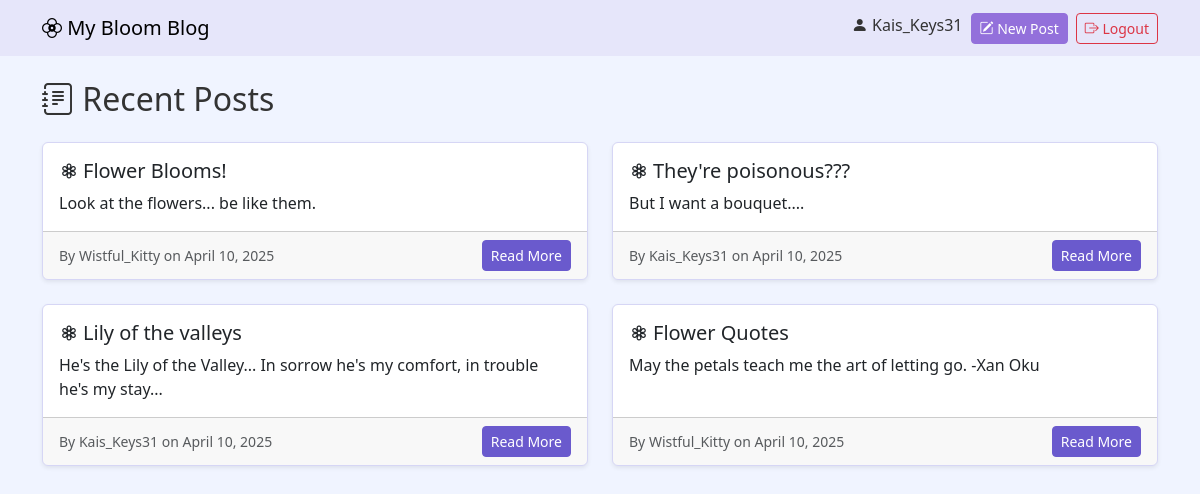
Screenshot of / (signed in) with the database file from the repository.
### blog/models.py (models this page shows, shortened)
class Post(models.Model):
    title = models.CharField(max_length=200)
    content = models.TextField()
    author = models.ForeignKey(User, on_delete=models.CASCADE)
    created_at = models.DateTimeField(auto_now_add=True)
    updated_at = models.DateTimeField(auto_now=True)
    image = models.ImageField(upload_to='post_images/', null=True, blank=True)

### blog/views.py (the view)
# urls.py: 2. Add a URL to urlpatterns:  path('', views.home, name='home')
def home(request):
    posts = Post.objects.all().order_by('-created_at')
    return render(request, 'blog/home.html', {'posts': posts})

### blog/templates/blog/home.html (shortened to what this page needs)
{% extends 'blog/base.html' %}
{% block content %}
<h2 class="mb-4"><i class="bi bi-journal-text"></i> Recent Posts</h2>
<div class="row">
    {% for post in posts %}
        <div class="col-md-6 mb-4">
            <div class="card shadow-sm h-100">
                <div class="card-body">
                    <h5 class="card-title"><i class="bi bi-flower3 me-1"></i>{{ post.title }}</h5>
                    <p class="card-text">{{ post.content|truncatewords:30 }}</p>
                </div>
                <div class="card-footer text-muted d-flex justify-content-between align-items-center">
                    <small>By {{ post.author.username }} on {{ post.created_at|date:"F j, Y" }}</small>
                    <a href="{% url 'post_detail' post.id %}" class="btn btn-sm btn-primary">Read More</a>
                </div>
            </div>
        </div>
    {% empty %}
        <p>No posts available.</p>
    {% endfor %}
</div>
{% endblock %}

### blog/templates/blog/base.html (shortened to what this page needs)
<!DOCTYPE html>
<html lang="en">
<head>
    <link href="https://cdn.jsdelivr.net/npm/bootstrap@5.3.0/dist/css/bootstrap.min.css" rel="stylesheet">
    <link href="https://cdn.jsdelivr.net/npm/bootstrap-icons@1.10.3/font/bootstrap-icons.css" rel="stylesheet">
</head>
<body>
<nav class="navbar navbar-expand-lg mb-4">
    <div class="container">
        <a class="navbar-brand" href="{% url 'home' %}">
            <i class="bi bi-flower2"></i> My Bloom Blog
        </a>
        <div class="d-flex">
            {% if user.is_authenticated %}
                <span class="me-2"><i class="bi bi-person-fill"></i> {{ user.username }}</span>
                <a href="{% url 'post_create' %}" class="btn btn-sm btn-success me-2">
                    <i class="bi bi-pencil-square"></i> New Post
                </a>
                <a href="{% url 'logout' %}" class="btn btn-sm btn-outline-danger">
                    <i class="bi bi-box-arrow-right"></i> Logout
                </a>
            {% endif %}
        </div>
    </div>
</nav>
<div class="container">
    {% block content %}{% endblock %}
</div>
</body>
</html>

### blog/templates/blog/base.html (style rules this page uses)
body { background: #f0f4ff; color: #333; }
.navbar { background-color: #e6e6fa; }
.card { border-color: #d6d6f5; }
.btn-primary { background-color: #6a5acd; border-color: #6a5acd; }
.btn-success { background-color: #9370db; border-color: #9370db; }
.btn-outline-danger { color: #dc3545; border-color: #dc3545; }

### rows the page displays
Post: title "Flower Blooms!", content "Look at the flowers... be like them.", author.username "Wistful_Kitty", created_at "April 10, 2025"
Post: title "They're poisonous???", content "But I want a bouquet....", author.username "Kais_Keys31", created_at "April 10, 2025"
Post: title "Lily of the valleys", content "He's the Lily of the Valley... In sorrow he's my comfort, in trouble he's my stay...", author.username "Kais_Keys31", created_at "April 10, 2025"
Post: title "Flower Quotes", content "May the petals teach me the art of letting go. -Xan Oku", author.username "Wistful_Kitty", created_at "April 10, 2025"

### other values shown
{{ user.username }} "Kais_Keys31"
